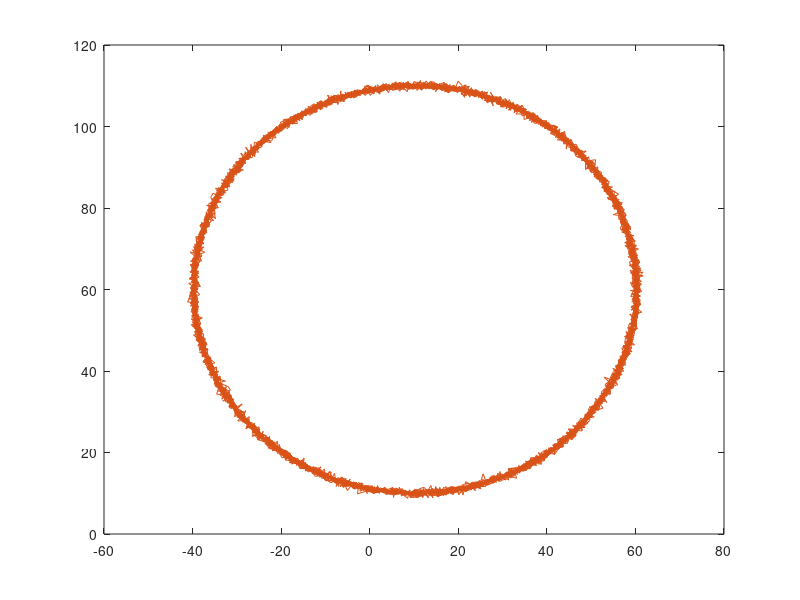

This chart was generated by the following MATLAB code:
clear all
clc
close all

x = [10,10,0,0,0,0]';

F = [1 0 0 0 0 0;0 1 0 0 0 0;0 0 1 0 0 0;0 0 0 0 0 0;0 0 0 0 0 0; 0 0 0 0 0 0];

u = [5,.1];
x_list = [];
y_list = [];
dt = .1;
for i = 1:10000
    x_list = [x_list;x'];
    y = x + randn(6,1).*[.5;.5;.05;.1;.1;.05];
    y_list = [y_list;y'];
    x = F*x + [u(1)*cos(x(3))*dt;u(1)*sin(x(3))*dt;u(2)*dt;u(1)*cos(x(3));...
        u(1)*cos(x(3));u(2)];%+randn(6,1).*[.01;.01;.005;.01;.01;.005];
    
end


plot(x_list(:,1),x_list(:,2)),hold on
plot(y_list(:,1),y_list(:,2))
